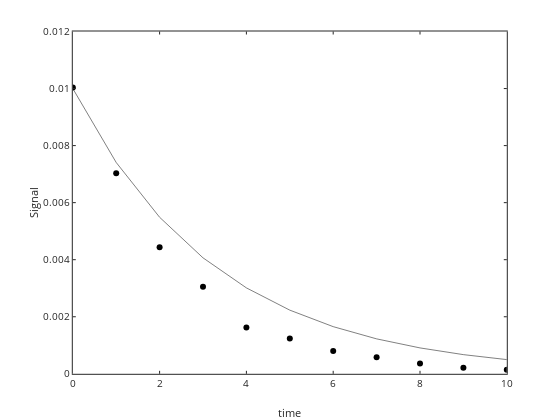

Here is the notebook cell this chart was saved with:
### Code cell
% so to optmize it we need to first define the error function
% this is what will get minimized

graphics_toolkit ("plotly")

% initial guess

errorfunction = @(p,N,t) (log10(sum((N-p(1).*exp(-p(2)*t)).^2)));

ktst=0.3; N0tst=0.01; ptst=[N0tst ktst];

err=errorfunction(ptst,N,t)

Ntst=firstorderdecay(t,N0tst,ktst); 

plot(t,N,'ko',t,Ntst,'k-'); 
xlabel('time'); ylabel('Signal')

### Figure 1 — Plotly figure (JSON) as saved in the notebook; plotly's stock layout.template omitted (floating-point values rounded to 4 significant figures)
{"data": [{"line": {"color": "rgb(0,0,0)", "width": 0.5}, "marker": {"color": "rgb(0,0,0)", "line": {"color": "rgb(0,0,0)"}, "size": 6, "symbol": "circle"}, "mode": "markers", "name": "", "showlegend": false, "type": "scatter", "visibility": true, "x": [0, 1, 2, 3, 4, 5, 6, 7, 8, 9, 10], "xaxis": "x", "y": [0.01003, 0.007028, 0.004436, 0.003048, 0.001625, 0.001241, 0.0008009, 0.0005845, 0.0003653, 0.0002124, 0.0001426], "yaxis": "y"}, {"line": {"color": "rgb(0,0,0)", "dash": "solid", "width": 0.5}, "marker": {"color": "rgb(0,0,0)", "line": {"color": "rgb(0,0,0)"}, "size": 6, "symbol": "none"}, "mode": "lines", "name": "", "showlegend": false, "type": "scatter", "visibility": true, "x": [0, 1, 2, 3, 4, 5, 6, 7, 8, 9, 10], "xaxis": "x", "y": [0.01, 0.007408, 0.005488, 0.004066, 0.003012, 0.002231, 0.001653, 0.001225, 0.0009072, 0.0006721, 0.0004979], "yaxis": "y"}], "layout": {"height": 420, "hovermode": "closest", "margin": {"b": 0, "l": 0, "r": 0, "t": 0}, "plot_bgcolor": "rgba(0,0,0,0)", "showlegend": false, "width": 560, "xaxis": {"anchor": "y", "autorange": false, "domain": [0.13, 0.905], "exponentformat": "none", "gridcolor": "rgba(38,38,38,0.15)", "gridwidth": 1, "linecolor": "rgb(38,38,38)", "linewidth": 1, "mirror": "ticks", "range": [0, 10], "showgrid": false, "showline": true, "side": "bottom", "spikedash": "solid", "spikemode": "across", "spikesides": false, "spikethickness": 1, "tickangle": 0, "tickcolor": "rgb(38,38,38)", "tickfont": {"color": "rgb(38,38,38)", "size": 10}, "ticklen": 3, "ticks": "inside", "ticktext": ["0", "2", "4", "6", "8", "10"], "tickvals": [0, 2, 4, 6, 8, 10], "title": {"font": {"color": "rgb(38,38,38)", "size": 11}, "text": "time"}, "type": "linear", "visible": true, "zeroline": false}, "yaxis": {"anchor": "x", "autorange": false, "domain": [0.11, 0.925], "exponentformat": "none", "gridcolor": "rgba(38,38,38,0.15)", "gridwidth": 1, "linecolor": "rgb(38,38,38)", "linewidth": 1, "mirror": "ticks", "range": [0, 0.012], "showgrid": false, "showline": true, "side": "left", "spikedash": "solid", "spikemode": "across", "spikesides": false, "spikethickness": 1, "tickangle": 0, "tickcolor": "rgb(38,38,38)", "tickfont": {"color": "rgb(38,38,38)", "size": 10}, "ticklen": 3, "ticks": "inside", "ticktext": ["0", "0.002", "0.004", "0.006", "0.008", "0.01", "0.012"], "tickvals": [0, 0.002, 0.004, 0.006, 0.008, 0.01, 0.012], "title": {"font": {"color": "rgb(38,38,38)", "size": 11}, "text": "Signal"}, "type": "linear", "visible": true, "zeroline": false}}}
